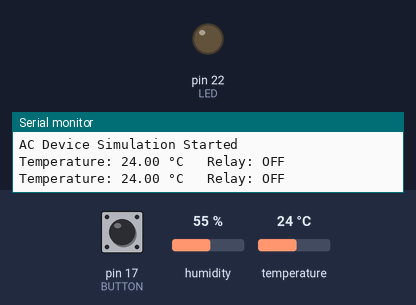
A sketch run on a simulated Arduino Mega 2560, built with avr-gcc and run on an emulated ATmega2560. On the bench: output pins drawn as LEDs (lit = HIGH), the last lines printed to the serial monitor. The test bench sets the inputs (shaded band); at power-on: temperature 24 °C, pin 17 (BUTTON) HIGH, humidity 55 %.

Above: at 1.8 s.
1.9 s: temperature set to 31.6 °C
3.4 s: temperature set to 32.5 °C
At 4.5 s:
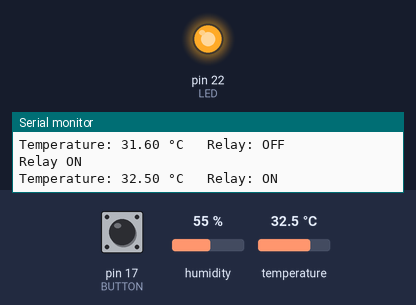
5.5 s: pin 17 (BUTTON) pulled LOW for 1.25 s
At 6.8 s:
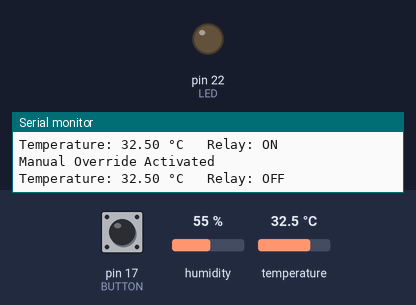
8.2 s: pin 17 (BUTTON) pulled LOW for 3.2 s
At 13.6 s:
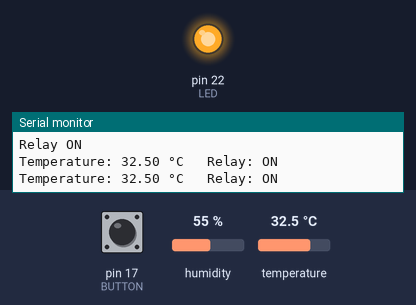
Timing chart, 0 to 14.8 s (numbered marks = the images above; inputs shaded):
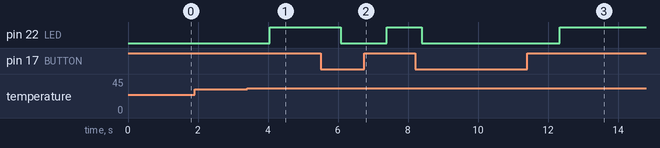

The sketch:

Relay_controlledAC.ino
```cpp
/*
Author : Priyanshu Singh Bohra
Date : 05 July 2026

Q27 : Relay Controlled AC Device Simulation

Description:
Simulates an AC appliance using an LED as a relay.

Features:
• DHT22 monitors temperature continuously
• Relay (LED) turns ON above 32°C
• Relay (LED) turns OFF below 28°C
• Manual override button
• Serial logging of state changes
• Hysteresis implemented

Connections:

DHT22
VCC  -> 3.3V
DATA -> GPIO23
GND  -> GND

Relay Simulation LED
GPIO22 -> 220Ω Resistor -> LED -> GND

Push Button
GPIO17 -> Button -> GND
(INPUT_PULLUP enabled)

Library:
DHT sensor library for ESPx
Version: 1.19.0
*/

#include <DHTesp.h>

DHTesp dht;

const int DHT_PIN = 23;
const int LED = 22;
const int BUTTON = 17;

bool relayState = false;

void setup() {

  Serial.begin(115200);

  dht.setup(DHT_PIN, DHTesp::DHT22);

  pinMode(LED, OUTPUT);

  pinMode(BUTTON, INPUT_PULLUP);

  digitalWrite(LED, LOW);

  Serial.println("AC Device Simulation Started");

}

void loop() {

  TempAndHumidity data = dht.getTempAndHumidity();

  float temp = data.temperature;

  if (temp > 32 && !relayState) {

    relayState = true;

    digitalWrite(LED, HIGH);

    Serial.println("Relay ON");

  }

  else if (temp < 28 && relayState) {

    relayState = false;

    digitalWrite(LED, LOW);

    Serial.println("Relay OFF");

  }

  if (digitalRead(BUTTON) == LOW) {

    relayState = !relayState;

    digitalWrite(LED, relayState);

    Serial.println("Manual Override Activated");

    delay(300);

  }

  Serial.print("Temperature: ");
  Serial.print(temp);
  Serial.print(" °C");

  Serial.print("   Relay: ");

  if (relayState) {

    Serial.println("ON");

  }

  else {

    Serial.println("OFF");

  }

  delay(1000);

}
```

Measured:
- the behaviour switches between 32 and 32.1 °C on temperature (found by bisection; images 0 and 1)
- after the input at 3.4 s, pin 22 (LED): LOW → HIGH after 0.65 s
- after the input at 5.5 s, pin 22 (LED): HIGH → LOW after 0.58 s, → HIGH 1.3 s later
- after the input at 8.2 s, pin 22 (LED): HIGH → LOW after 0.20 s, → HIGH 3.9 s later
